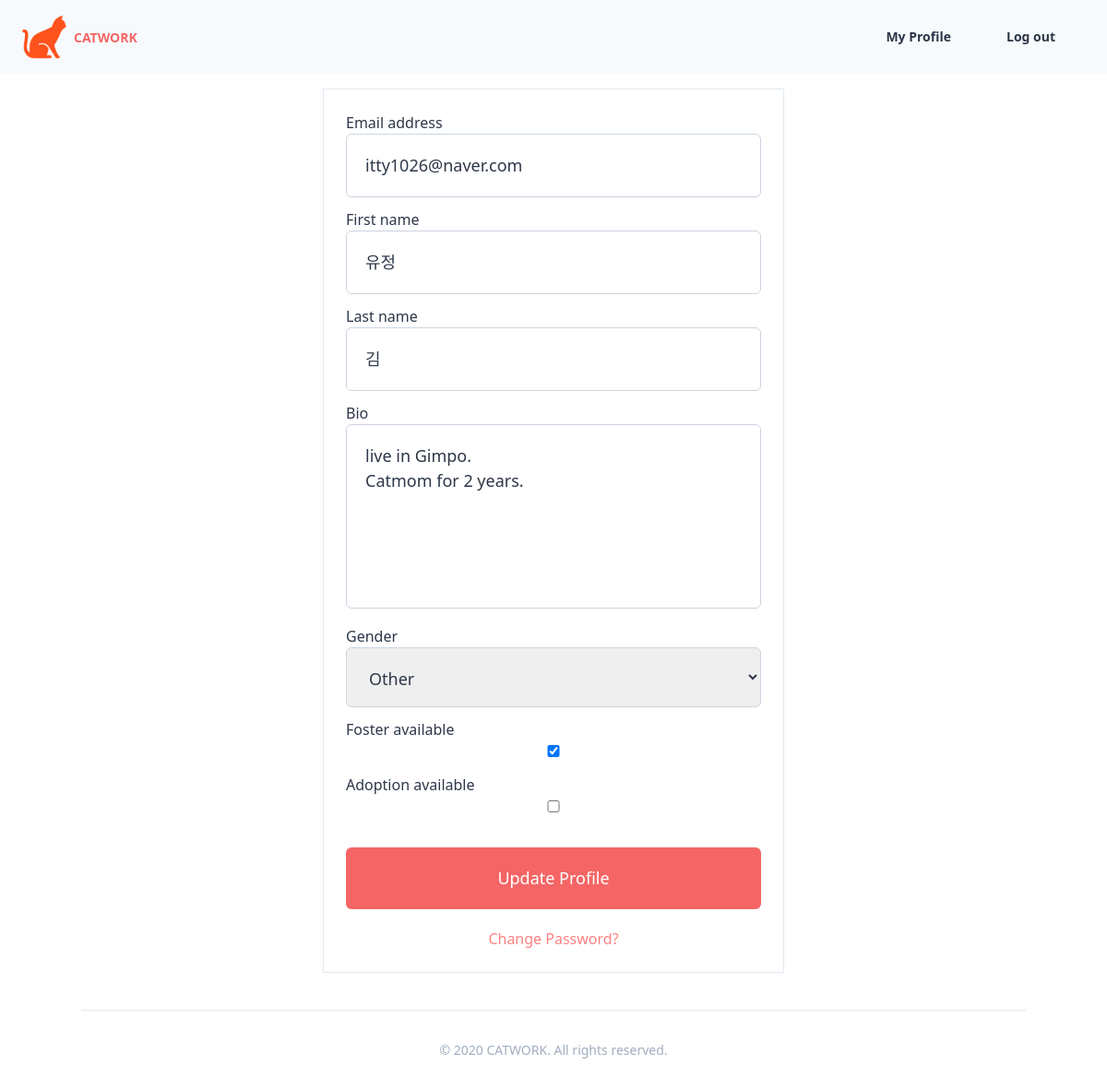
The app's page /users/update-profile/ (signed in) with its own data.
### users/models.py (models this page shows, shortened)
class User(AbstractUser):
    GENDER_MALE = "male"
    GENDER_FEMALE = "female"
    GENDER_OTHER = "other"
    GENDER_CHOICES = (
        (GENDER_MALE, "Male"),
        (GENDER_FEMALE, "Female"),
        (GENDER_OTHER, "Other"),
    )
    LOGIN_EMAIL = "email"
    LOGIN_KAKAO = "kakao"
    LOGIN_NAVER = "naver"
    LOGIN_GOOGLE = "google"
    LOGIN_CHOICES = (
        (LOGIN_EMAIL, "email"),
        (LOGIN_KAKAO, "Kakao"),
        (LOGIN_NAVER, "Naver"),
        (LOGIN_GOOGLE, "Google"),
    )
    avatar = models.ImageField(upload_to="avatars", null=True, blank=True)
    gender = models.CharField(
        choices=GENDER_CHOICES, max_length=10, null=True, blank=True
    )
    is_group_id = models.BooleanField(default=False)
    email_verified = models.BooleanField(default=False)
    email_secret = models.CharField(max_length=20, default="", blank=True)
    login_method = models.CharField(
        max_length=50, choices=LOGIN_CHOICES, default=LOGIN_EMAIL
    )
    bio = models.TextField(default="Please introduce yourself briefly")
    foster_available = models.BooleanField(default=False)
    adoption_available = models.BooleanField(default=False)
    def get_absolute_url(self):
        return reverse("users:profile", kwargs={"pk": self.pk})

### users/views.py (the view, shortened to what this page needs)
# urls.py: path("update-profile/", views.UpdateProfileView.as_view(), name="update"),
class UpdateProfileView(mixins.LoggedInOnlyView, SuccessMessageMixin, UpdateView):
    model = models.User
    template_name = "users/profile_update.html"
    fields = (
        "email",
        "first_name",
        "last_name",
        "bio",
        "gender",
        "foster_available",
        "adoption_available",
    )
    success_message = "Profile updated"
    def get_object(self, queryset=None):
        return self.request.user
    def get_form(self, form_class=None):
        form = super().get_form(form_class=form_class)
        form.fields["email"].widget.attrs = {"placeholder": "Email address"}
        form.fields["last_name"].widget.attrs = {"placeholder": "Last name"}
        return form

### templates/users/profile_update.html (shortened to what this page needs)
{% extends "base.html" %}
{% block content %}
<div class="container lg:w-5/12 md:w-1/2 xl:w-1/4 mx-auto my-10 flex flex-col items-center border p-6 border-gray-300">
    {% include "mixins/auth/auth_form.html" with form=form cta="Update Profile" %}
    {% if object.login_method == "email" %}
    <div class="mt-5">
        <a href="{% url 'users:password' %}" class="text-red-400 font-medium"><span>Change Password?</span></a>
    </div>
    {% endif %}
</div>
{% endblock content %}

### templates/mixins/auth/form_input.html (shortened to what this page needs)
<div class="input w-full {% if field.errors %}has_error{% endif %}">
    {{field.label}}
    {{field}}
</div>

### records on screen
User: form "itty1026@naver.com" "유정" "김" "live in Gimpo. Catmom for 2 years." "Other" "☑"

### other values on screen
{{ field.label }} "Email address" "First name" "Last name" "Bio" "Gender" "Foster available" "Adoption available"
{{ cta }} "Update Profile"
